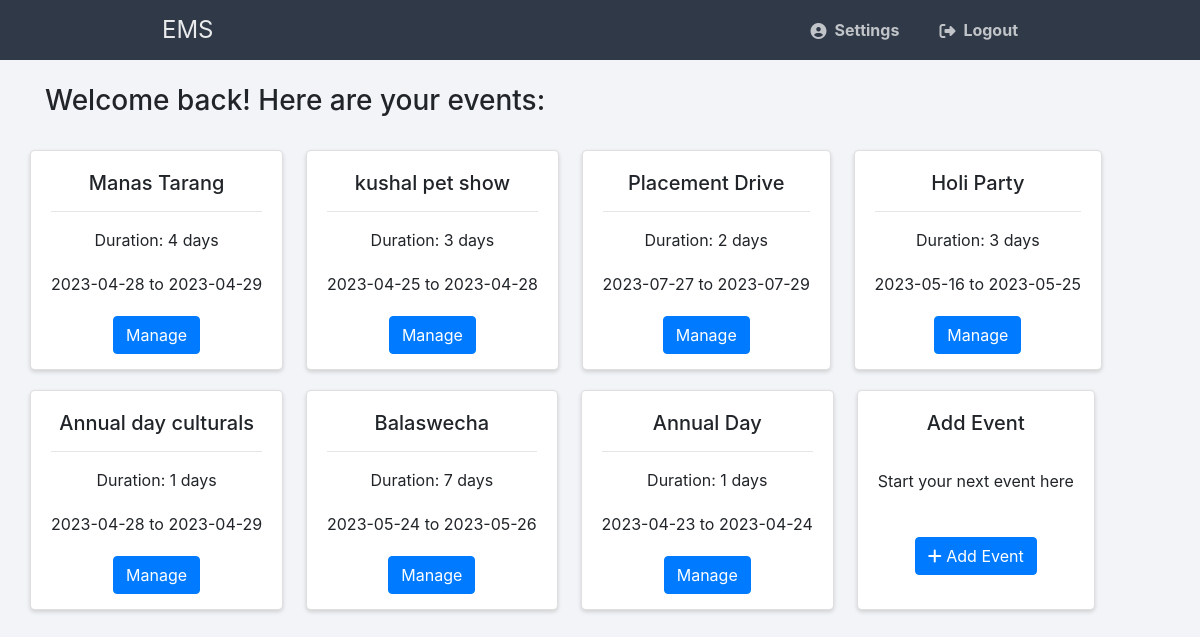
Screenshot of /home/home.php (signed in) with the database file from the repository.
### tables this page shows
CREATE TABLE `events_table` (
  `event_id` int(11) NOT NULL,
  `event_name` varchar(255) DEFAULT NULL,
  `form_name` varchar(255) DEFAULT NULL,
  `duration` int(11) DEFAULT NULL,
  `start_date` date DEFAULT NULL,
  `end_date` date DEFAULT NULL
);

### home/home.php (the view, shortened to what this page needs)
<!DOCTYPE html>
<html>
	<head>
		<link href="homestyle.css" rel="stylesheet" type="text/css">
		<link rel="stylesheet" href="https://cdnjs.cloudflare.com/ajax/libs/font-awesome/6.2.0/css/all.min.css">
	<link rel="stylesheet" href="https://maxcdn.bootstrapcdn.com/bootstrap/4.5.2/css/bootstrap.min.css">
	</head>
	<body class="loggedin">
		<nav class="navtop">
			<div>
				<h1>EMS</h1>
				<a href="../profile.php"><i class="fas fa-user-circle"></i>Settings</a>
				<a href="../logout.php"><i class="fas fa-sign-out-alt"></i>Logout</a>
			</div>
		</nav>
		<div class="container">
			<br><h3>Welcome back! Here are your events:</h3><br>
			<div class="row">
			<?php
				$servername = "localhost";
				$username = "geon";
				$password = "geon";
				$dbname = "formsdb";
				$conn = new mysqli($servername, $username, $password, $dbname);
				$sql = "SELECT * FROM events_table";
				$result = $conn->query($sql);
				if ($result->num_rows > 0) {
                    while($row = $result->fetch_assoc()) {
                        echo '<div class="card text-center">';
                        echo '<div class="card-body">';
                        echo '<h5 class="card-title">' . $row['event_name'] . '</h5>';
						echo '<hr class="hr" />';
						echo '<p class="card-text">Duration: ' . $row['duration'] . ' days </p>';
                        echo '<p class="card-text">' . $row['start_date'] . ' to ' . $row['end_date'] . '</p>';
                        echo '<form action="event/manageevent.php" method="get">';
                        echo '<button type="submit" class="btn btn-primary">Manage</button>';
                        echo '</form>';
                        echo '</div>';
                        echo '</div>';
                    }
                } else {
					echo "No events found.";
				}
			?>
			<div class="card add-tile text-center">
                <div class="card-body">
                    <h5 class="card-title">Add Event</h5><br>
                    <p class="card-text">Start your next event here</p>
					<p class="card-text"></p><br>
                    <button id="add-button" class="btn btn-primary" onclick="window.location.href='addevent.php'">
                    <i class="fas fa-plus"></i>
                    <span>Add Event</span>
                    </button>
                </div>
            </div>
		</div>
	</body>
</html>

### home/homestyle.css (style rules this page uses)
body { margin: 0; padding: 0; background-color: #17a2b8; height: 100vh; }
.navtop { background-color: #2f3947; height: 60px; width: 100%; border: 0; }
.navtop div { display: flex; margin: 0 auto; width: 95%; height: 100%; }
.navtop div h1, .navtop div a { display: inline-flex; align-items: center; }
.navtop div h1 { flex: 1; font-size: 24px; padding: 0; margin: 0; color: #eaebed; font-weight: normal; }
.navtop div a { padding: 0 20px; text-decoration: none; color: #c1c4c8; font-weight: bold; }
.navtop div a i { padding: 2px 8px 0 0; }
body.loggedin { background-color: #f3f4f7; }
* { box-sizing: border-box; font-family: -apple-system, BlinkMacSystemFont, "segoe ui", roboto, oxygen, ubuntu, cantarell, "fira sans", "droid sans", "helvetica neue", Arial, sans-serif; font-size: 16px; }
body { background-color: #435165; margin: 0; }

### home/home.php (style rules this page uses)
.card { margin-right: 2%; margin-bottom: 20px; box-shadow: 0 2px 4px rgba(0, 0, 0, 0.15); border-radius: 5px; background-color: #fff; height: 220px; }
.navtop div { display: flex; margin: 0 auto; width: 73%; height: 100%; }
.card-body { padding: 20px; }
.card-title { margin-bottom: 10px; }
.card-text { margin-bottom: 20px; }

### rows the page displays
events_table: event_name "Manas Tarang", duration "4", start_date "2023-04-28", end_date "2023-04-29"
events_table: event_name "kushal pet show", duration "3", start_date "2023-04-25", end_date "2023-04-28"
events_table: event_name "Placement Drive", duration "2", start_date "2023-07-27", end_date "2023-07-29"
events_table: event_name "Holi Party", duration "3", start_date "2023-05-16", end_date "2023-05-25"
events_table: event_name "Annual day culturals", duration "1", start_date "2023-04-28", end_date "2023-04-29"
events_table: event_name "Balaswecha", duration "7", start_date "2023-05-24", end_date "2023-05-26"
events_table: event_name "Annual Day", duration "1", start_date "2023-04-23", end_date "2023-04-24"
